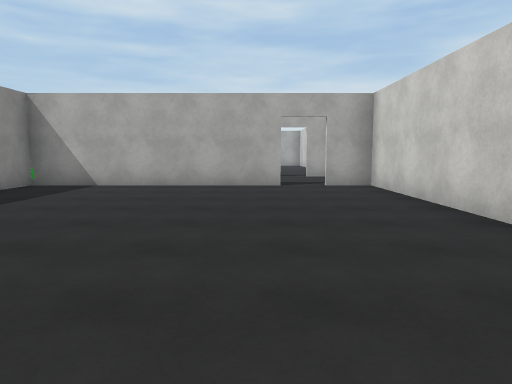
[1] (above)

21 first-person views from a walk through a scene from a Unity 3-D project. The camera is 1.4 m above the floor, tilts 6° down and sees 70° across. The floor is counted in squares, 2 m on a side. Each view is taken from the middle of a square. On the plan, view 1 faces up. The plan holds only what a view shows up to about 11 squares ahead; the rest is blank. The place goes on beyond the plan. The player is left out. Surface patterns are stand-ins for the level's own textures.

[2]
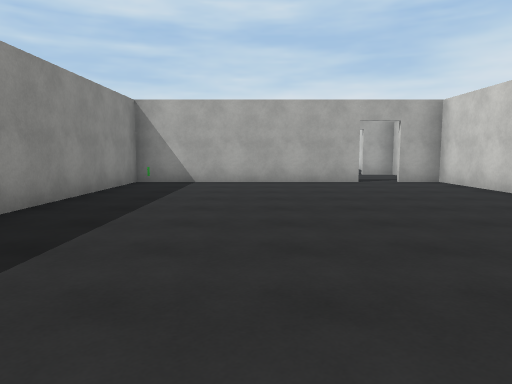

[3]
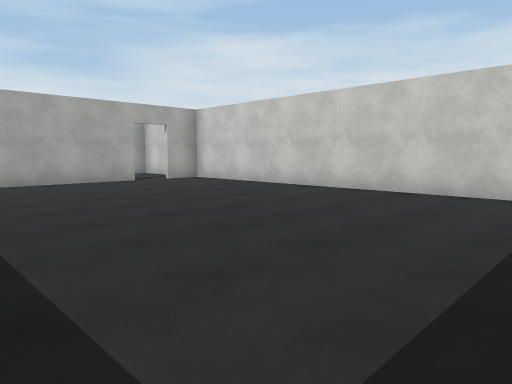

[4]
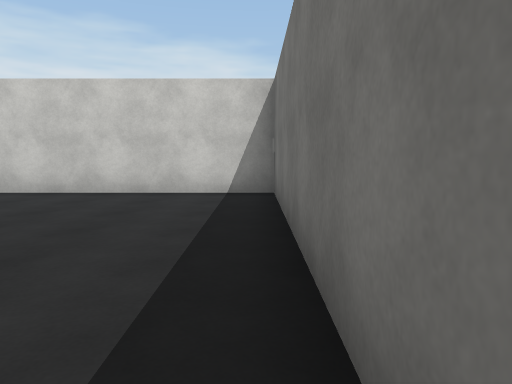

[5]
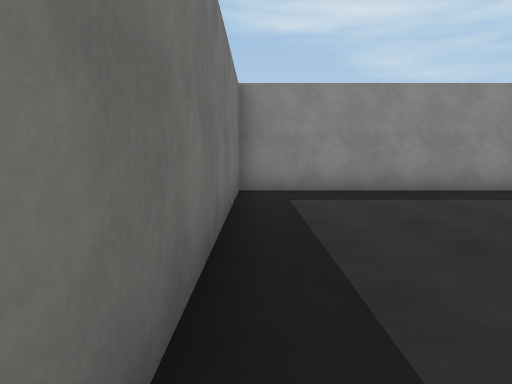

[6]
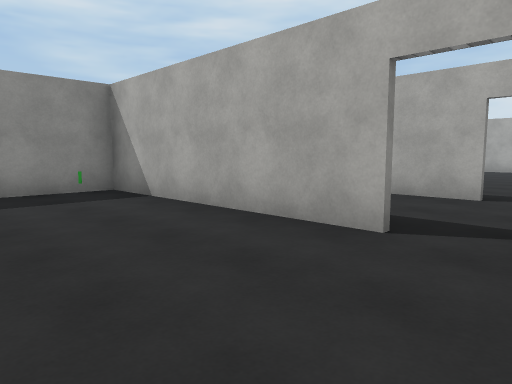

[7]
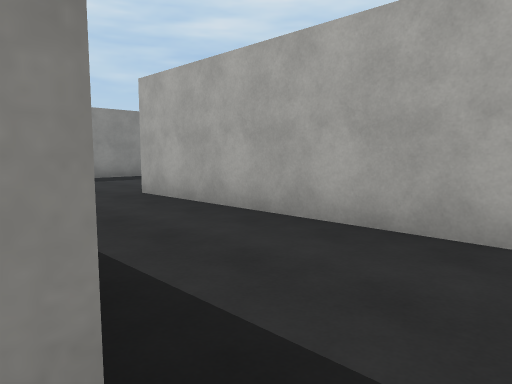

[8]
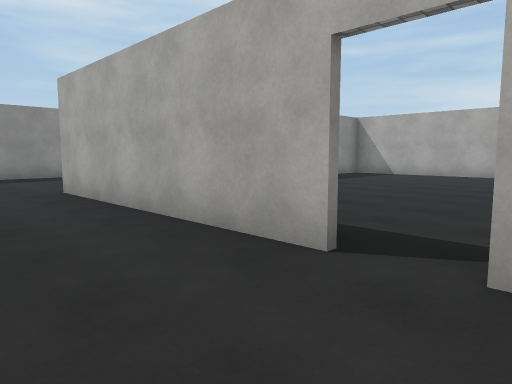

[9]
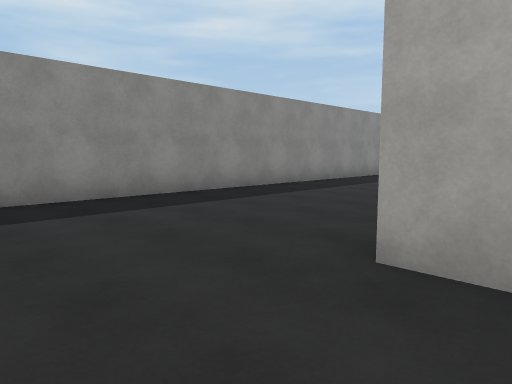

[10]
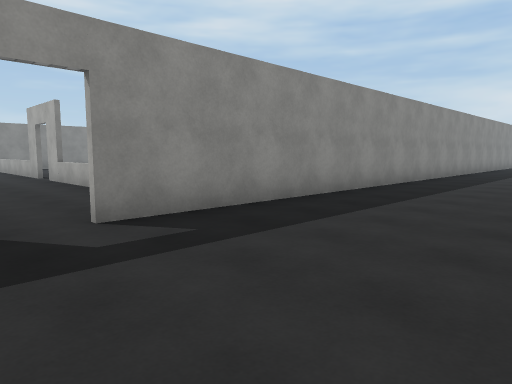

[11]
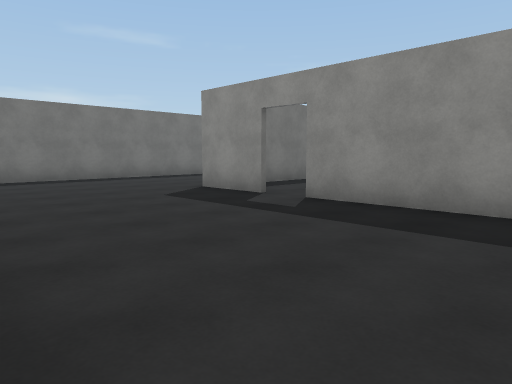

[12]
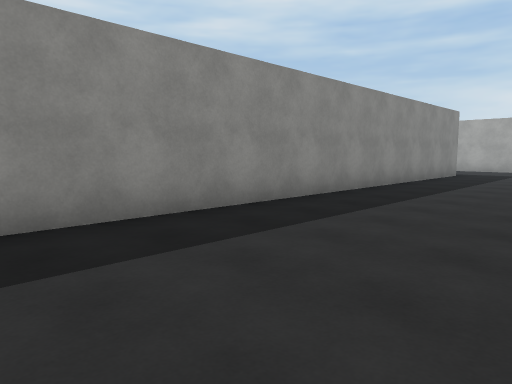

[13]
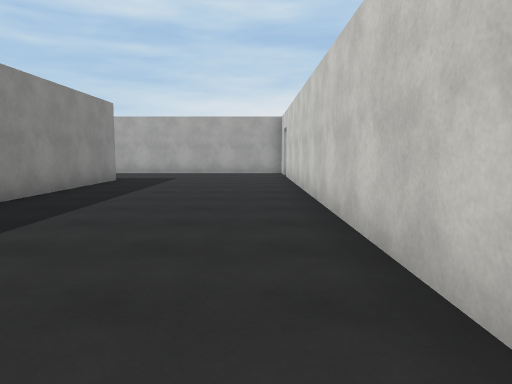

[14]
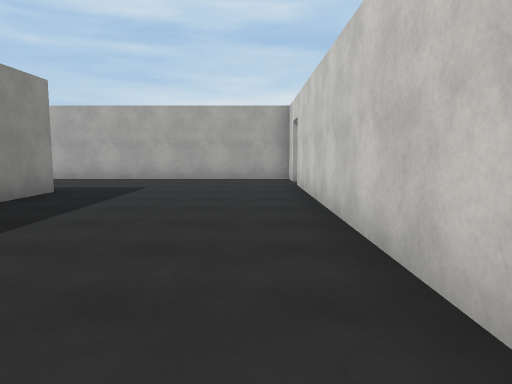

[15]
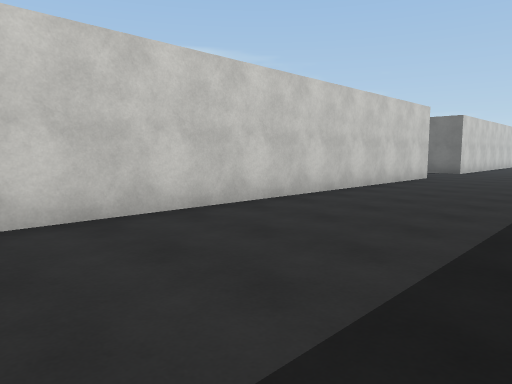

[16]
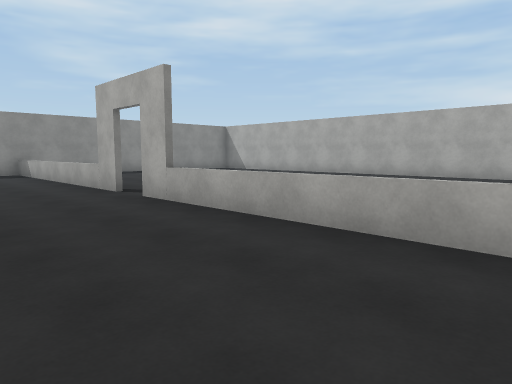

[17]
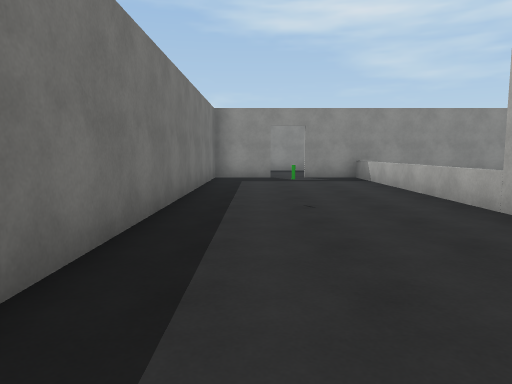

[18]
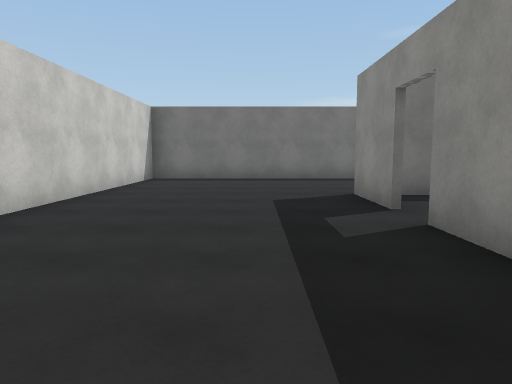

[19]
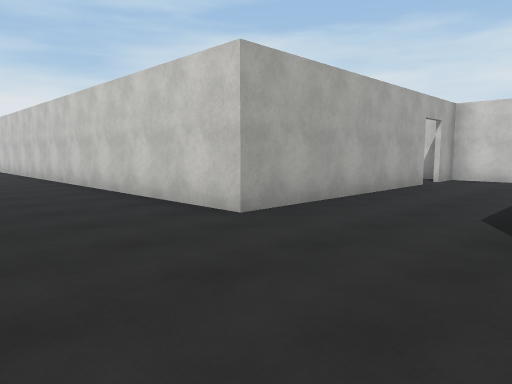

[20]
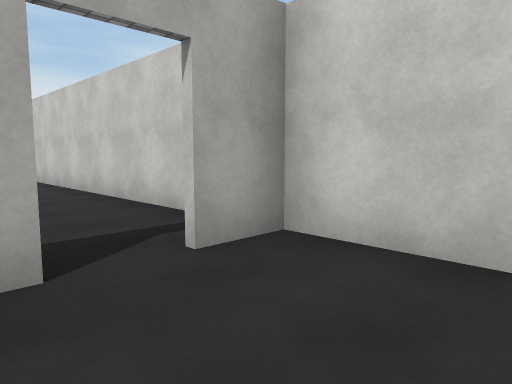

[21]
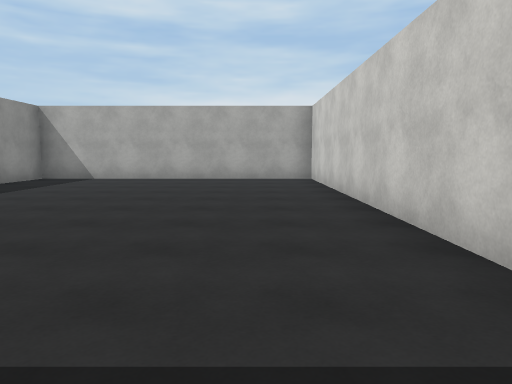

### Floor plan
Ten units are one square. View 1 is at (0, 0); x grows to the right and y downward. Boxes are objects, and circles mark ways between rooms. Rooms are numbered by the first view taken in them; rooms with no view inside come last. Other rooms are left out.
<svg viewBox="-255 -316 285 335">
<path fill="none" stroke="#000" d="M6 -81 -50 -81 -50 14M-49 13 25 13 25 -81 15 -81M-97 -45 -97 -26M6 -112 -51 -112 -51 -292M25 -94 25 -112 15 -112M-109 13 -49 13M-97 -278 -97 -54M-51 14 -51 -49M-51 -302 -51 -311 -116 -311M-175 -69 -248 -69M-132 -28 -104 -28M-115 -69 -166 -69M-247 -45 -247 -28 -156 -28M-247 -71 -247 -54M25 -116 25 -212 -50 -212 -50 -195"/>
<rect x="-45" y="-75" width="10" height="10" fill="#bbb"><title>other object</title></rect>
<rect x="-195" y="-55" width="10" height="10" fill="#bbb"><title>other object</title></rect>
<circle cx="10" cy="-80" r="3" fill="#2a7"/>
<circle cx="-100" cy="-50" r="3" fill="#2a7"/>
<circle cx="-250" cy="-50" r="3" fill="#2a7"/>
<circle cx="10" cy="-110" r="3" fill="#2a7"/>
<text x="-10" y="-30">1</text>
<text x="-90" y="-130">2</text>
<text x="-170" y="-50">3</text>
<text x="-10" y="-160">4</text>
</svg>
Room 1 opens to room 2. Room 2 opens to room 3. Room 2 opens to room 4.

Where each view was taken, in squares from view 1:
view 1: 0 up, 0 right, facing up
view 2: 1 down, 2 left, facing up
view 3: 1 down, 4 left, facing up-right
view 4: 1 down, 4 left, facing right
view 5: 1 down, 2 right, facing left
view 6: 5 up, 2 right, facing up-left
view 7: 8 up, 1 right, facing up-left
view 8: 9 up, 2 right, facing up-left
view 9: 9 up, 4 left, facing up-left
view 10: 4 up, 6 left, facing up-left
view 11: 9 up, 5 left, facing down-left
view 12: 15 up, 6 left, facing up-left
view 13: 18 up, 6 left, facing up
view 14: 21 up, 6 left, facing up
view 15: 22 up, 9 left, facing down-right
view 16: 4 up, 11 left, facing up-left
view 17: 4 up, 14 left, facing left
view 18: 9 up, 8 left, facing down
view 19: 8 up, 8 left, facing up-right
view 20: 9 up, 0 right, facing up-right
view 21: 11 up, 1 right, facing up
